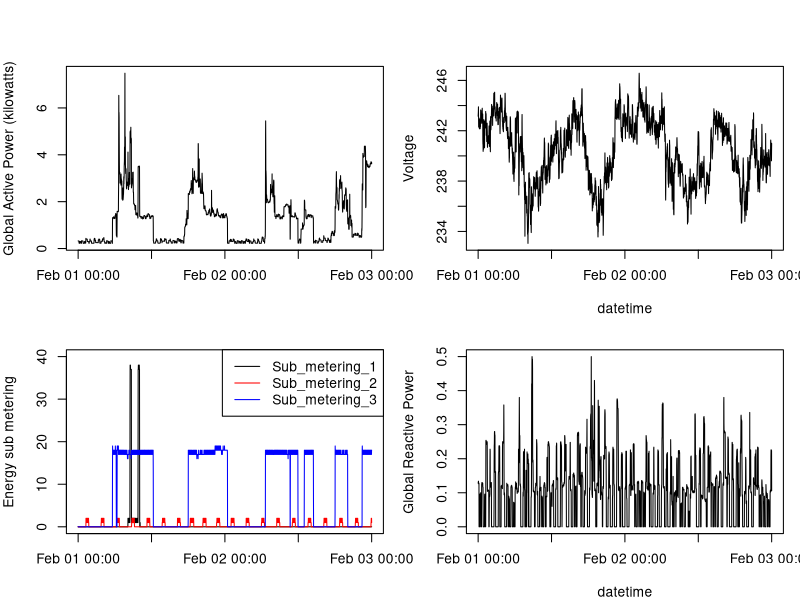

Write the R code that produced this figure.
#Set the working directory correctly
setwd("~/Desktop/RProjects/Coursera/ExploratoryDataAnalysis/Week1/ExData_Plotting1")
list.files()

# first load in the data from p2.rda
p2 <- read.csv(file='p2.csv')

par(mfrow=c(2,2), mar=c(4,4,2,1), oma=c(0,0,2,0))

with(p2, plot(as.POSIXct(p2$DateTime), p2$Global_active_power, type="l",
              xlab='', ylab='Global Active Power (kilowatts)') )

with(p2, plot(as.POSIXct(p2$DateTime), p2$Voltage, type="l",
              xlab='datetime', ylab='Voltage') )

with(p2, plot(as.POSIXct(p2$DateTime), p2$Global_active_power, type="n",
              xlab='', ylab='Energy sub metering', ylim=c(0,40)) )
lines( as.POSIXct(p2$DateTime), p2$Sub_metering_1, col='black')
lines( as.POSIXct(p2$DateTime), p2$Sub_metering_2, col='red')
lines( as.POSIXct(p2$DateTime), p2$Sub_metering_3, col='blue')
legend('topright', col=c('black', 'red', 'blue'), lty=1,
       legend=c('Sub_metering_1', 'Sub_metering_2', 'Sub_metering_3') )

with(p2, plot(as.POSIXct(p2$DateTime), p2$Global_reactive_power, type="l",
              xlab='datetime', ylab='Global Reactive Power') )

dev.copy ( png, 'plot4.png')
dev.off()
